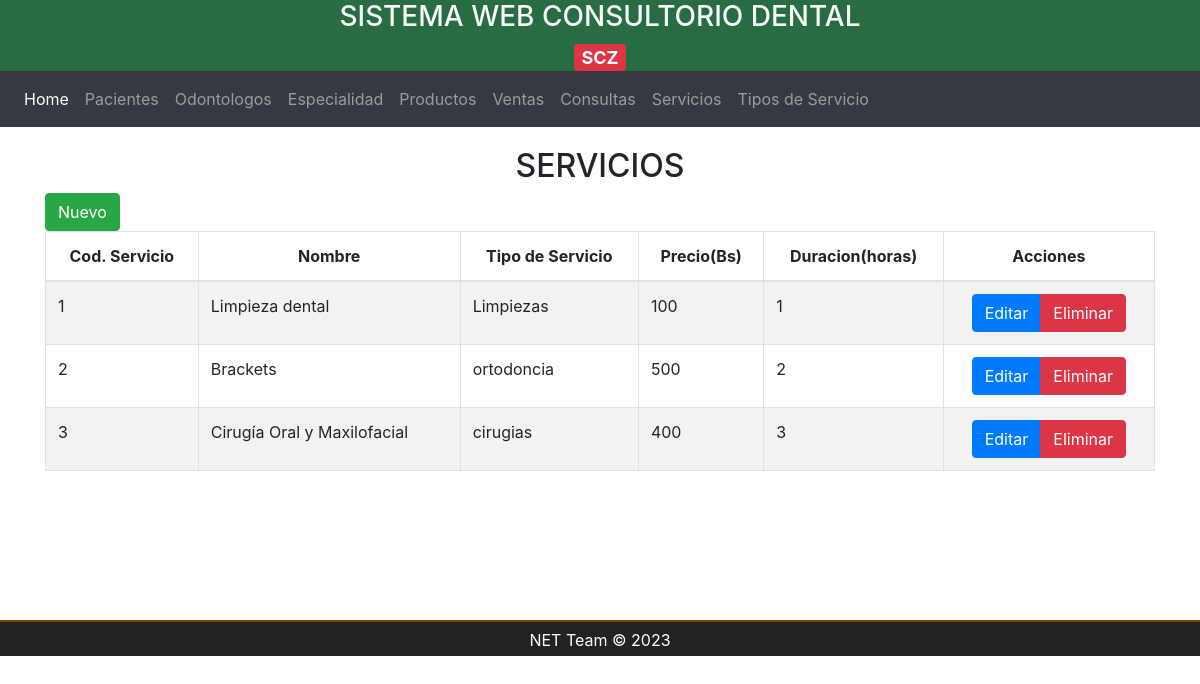
Page /servicio/index on the committed database.
### tables this page shows
CREATE TABLE `servicio` (
  `id` int(11) NOT NULL,
  `nombre` varchar(100) NOT NULL,
  `id_tipo_servicio` int(11) NOT NULL,
  `precio` float NOT NULL,
  `duracion` int(11) NOT NULL
);

CREATE TABLE `tipo_servicio` (
  `id` int(11) NOT NULL,
  `nombre` varchar(100) NOT NULL,
  `descripcion` varchar(100) NOT NULL
);

### vista/VServicio.php (called while the page is built, shortened)
<?php
class VServicio{
    private $MServicio;
    public function __construct(){
        $this->MServicio = new MServicio();
    }
    public function index(){
        $servicios = $this->MServicio->index();
        require_once BASE_PATH . "public/views/layout/nav.php";
        require_once BASE_PATH . "public/views/servicio/index.php";
    }
}

### controlador/ServicioController.php (called while the page is built, shortened)
<?php
require_once BASE_PATH . "modelo/MServicio.php";
require_once BASE_PATH . "vista/VServicio.php";
class ServicioController{
    private $VServicio;
    public function __construct(){
        $this->VServicio = new VServicio();
    }
    public function index(){
        $this->VServicio->index();
    }
}

### modelo/MServicio.php (called while the page is built, shortened)
<?php
class MServicio{
    private $db;
    public function __construct(){
        $this->db = new Connection();
    }
    public function index(){
        $database = $this->db->connect();
        $sql = "SELECT s.id, s.nombre, t.nombre as tipo, s.precio, s.duracion FROM servicio as s, tipo_servicio as t WHERE t.id = s.id_tipo_servicio";
        $query=$database->prepare($sql);
        $query->execute();
        if ($query)
            $result = $query;
        else $resutl = false;
        return $result;
    }
}

### public/views/servicio/index.php (the view, shortened to what this page needs)
<div class="container title">
    <h2>
        <span>SERVICIOS</span>
    </h2>
</div>
<div class="container">
    <div class="row">
        <div class="col-lg-12">
            <button type="button" class="btn btn-success" data-toggle="modal" data-target="#modalCreate">Nuevo</button>
        </div>
    </div>
</div>
<div class="container">
    <div class="row">
        <div class="col-lg-12">
            <div class="table-responsive">
                <table id="tablaDatos" class="table table-striped table-bordered table-condensed" style="width:100%">
                    <thead class="text-center">
                        <tr>
                            <th>Cod. Servicio</th>
                            <th>Nombre</th>
                            <th>Tipo de Servicio</th>
                            <th>Precio(Bs)</th>
                            <th>Duracion(horas)</th>
                            <th>Acciones</th>
                        </tr>
                    </thead>
                    <tbody id="list-data">
                        <?php while($servicio = $servicios->fetch((PDO::FETCH_OBJ))):?>
                        <tr>
                            <td><?= $servicio->id ?></td>
                            <td><?= $servicio->nombre ?></td>
                            <td><?= $servicio->tipo ?></td>
                            <td><?= $servicio->precio ?></td>
                            <td><?= $servicio->duracion ?></td>
                            <td>
                                <div class='text-center'>
                                    <div class='btn-group'>
                                        <button type='button' class='btn btn-primary' data-toggle='modal' data-target='#modalEdit' id='btnEdit-servicio'>Editar</button>
                                        <button type='button' class='btn btn-danger' data-toggle='modal' data-target='#modalDelete' id='btnDelete-servicio'>Eliminar</button>
                                    </div>
                                </div>
                            </td>
                        </tr>
                        <?php endwhile;?>
                    </tbody>
                </table>
            </div>
        </div>
    </div>
</div>

### public/css/style.css (style rules this page uses)
body { height: auto; }
.container.title h2 { text-align: center; }

### rows in the picture
servicio: id "1", nombre "Limpieza dental", id_tipo_servicio.nombre "Limpiezas", precio "100", duracion "1"
servicio: id "2", nombre "Brackets", id_tipo_servicio.nombre "ortodoncia", precio "500", duracion "2"
servicio: id "3", nombre "Cirugía Oral y Maxilofacial", id_tipo_servicio.nombre "cirugias", precio "400", duracion "3"
